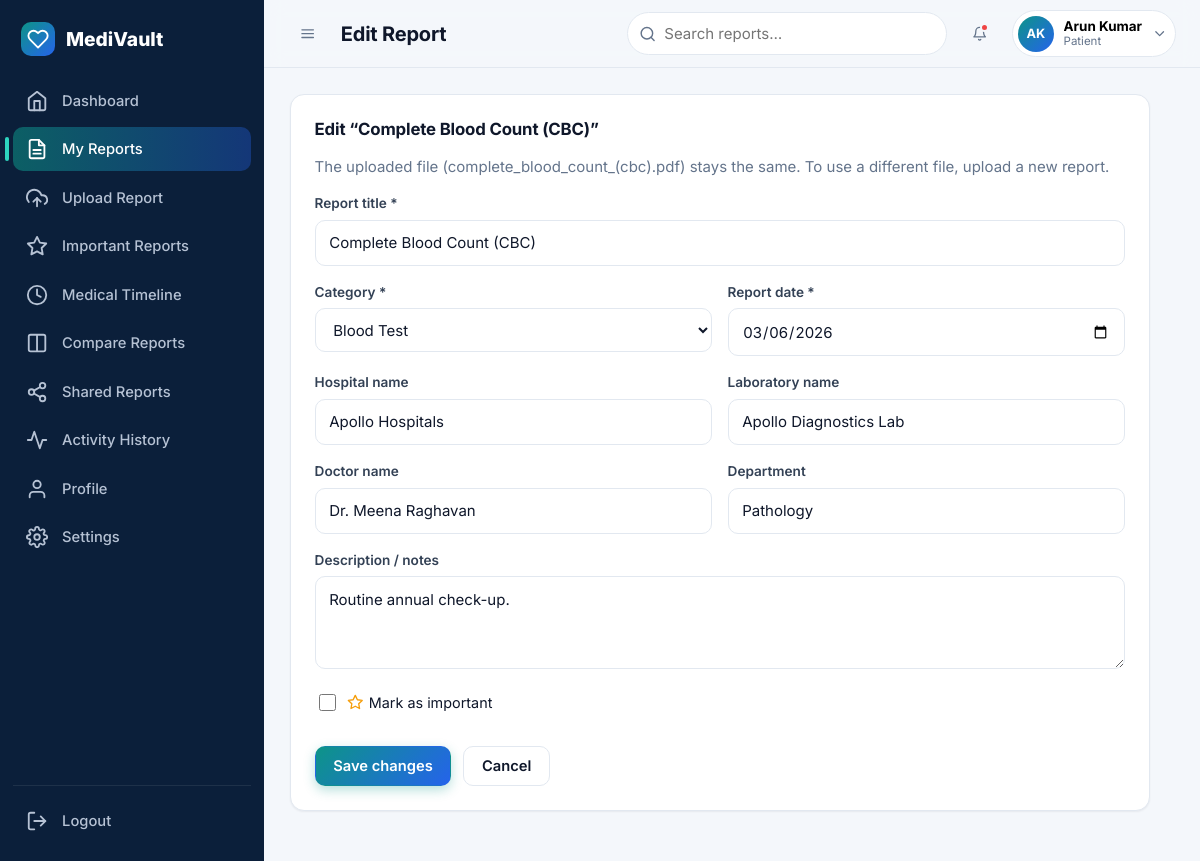
The page /reports/1/edit (signed in) on the database its author committed.
### tables this page shows
CREATE TABLE users (
    id            INTEGER PRIMARY KEY AUTOINCREMENT,
    name          TEXT NOT NULL,
    email         TEXT NOT NULL UNIQUE,
    phone         TEXT,
    password_hash TEXT NOT NULL,
    role          TEXT NOT NULL CHECK (role IN ('patient','doctor','admin')),
    is_active     INTEGER NOT NULL DEFAULT 1,
    created_at    TEXT NOT NULL,
    updated_at    TEXT NOT NULL
);

CREATE TABLE reports (
    id              INTEGER PRIMARY KEY AUTOINCREMENT,
    patient_id      INTEGER NOT NULL REFERENCES patients(id) ON DELETE CASCADE,
    category_id     INTEGER NOT NULL REFERENCES report_categories(id),
    title           TEXT NOT NULL,
    hospital_name   TEXT,
    laboratory_name TEXT,
    doctor_name     TEXT,
    department      TEXT,
    report_date     TEXT NOT NULL,
    notes           TEXT,
    is_important    INTEGER NOT NULL DEFAULT 0,
    file_name       TEXT NOT NULL,
    stored_name     TEXT NOT NULL UNIQUE,
    file_type       TEXT NOT NULL,
    file_size       INTEGER NOT NULL,
    file_hash       TEXT NOT NULL,
    uploaded_at     TEXT NOT NULL,
    updated_at      TEXT NOT NULL
);

### routes/patient.py (the view, shortened to what this page needs)
@bp.route("/reports/<int:report_id>/edit", methods=["GET", "POST"])
@patient_only
def edit_report(report_id):
    report = dict(owned_report(report_id))
    errors = {}
    return render_template("edit_report.html", report=report, errors=errors, categories=report_model.categories(),
                           today=datetime.now().strftime("%Y-%m-%d"))

### models/__init__.py (called while the page is built)
def connect(path):
    conn = sqlite3.connect(path)
    conn.row_factory = sqlite3.Row
    conn.execute("PRAGMA foreign_keys = ON")
    return conn

def get_db():
    if "db" not in g:
        g.db = connect(current_app.config["DATABASE"])
    return g.db

def query(sql, args=(), one=False):
    cur = get_db().execute(sql, args)
    rows = cur.fetchall()
    cur.close()
    if one:
        return rows[0] if rows else None
    return rows

### models/activity.py (called while the page is built)
def for_user(user_id, limit=200):
    return query(_BASE + "WHERE a.user_id = ? OR a.target_user_id = ? ORDER BY a.created_at DESC, a.id DESC LIMIT ?",
                 (user_id, user_id, limit))

### models/patient.py (called while the page is built)
def get_by_user(user_id):
    pat = query("SELECT * FROM patients WHERE user_id = ?", (user_id,), one=True)
    if pat and not pat["qr_token"]:
        ensure_qr_token(pat["id"])
        pat = query("SELECT * FROM patients WHERE user_id = ?", (user_id,), one=True)
    return pat

### models/report.py (called while the page is built)
def categories():
    return query("SELECT * FROM report_categories ORDER BY id")

def get(report_id):
    return query(_SELECT + "WHERE r.id = ?", (report_id,), one=True)

### models/user.py (called while the page is built)
def get_by_id(user_id):
    return query("SELECT * FROM users WHERE id = ?", (user_id,), one=True)

### routes/patient.py (called while the page is built)
def owned_report(report_id):
    report = report_model.get(report_id)
    if report is None:
        raise AppError(404, "Report not found.")
    if report["patient_id"] != g.patient["id"]:
        raise AppError(403, "You are not authorized to access this report.")
    return report

### utils/auth.py (called while the page is built)
def login_required(view):
    @wraps(view)
    def wrapped(*args, **kwargs):
        if g.user is None:
            if wants_json():
                return jsonify(ok=False, message="Please log in to continue."), 401
            flash("Please log in to continue.", "error")
            return redirect(url_for("auth.login", next=request.path))
        return view(*args, **kwargs)
    return wrapped

def role_required(*roles):
    def decorator(view):
        @wraps(view)
        @login_required
        def wrapped(*args, **kwargs):
            if g.user["role"] not in roles:
                abort(403)
            if g.user["role"] == "patient":
                g.patient = patient_model.get_by_user(g.user["id"])
            elif g.user["role"] == "doctor":
                g.doctor = doctor_model.get_by_user(g.user["id"])
            return view(*args, **kwargs)
        return wrapped
    return decorator

### templates/edit_report.html (shortened to what this page needs)
{% extends 'base.html' %}
{% from '_macros.html' import icon %}
{% block page_title %}Edit Report{% endblock %}
{% block content %}
<div class="card narrow-card wide">
  <div class="card-header"><h3 class="card-title">Edit “{{ report.title }}”</h3></div>
  <p class="muted">The uploaded file ({{ report.file_name }}) stays the same. To use a different file, upload a new report.</p>
  <form method="post" novalidate>
    {% with r = report %}{% include '_report_fields.html' %}{% endwith %}
    <div class="btn-row"><button class="btn btn-primary" type="submit">Save changes</button>
      <a class="btn btn-outline" href="{{ url_for('patient.report_details', report_id=report.id) }}">Cancel</a></div>
  </form>
</div>
{% endblock %}

### templates/base.html (shortened to what this page needs)
{% import '_macros.html' as m with context %}
<!DOCTYPE html>
<html lang="en">
<head>
  <link rel="stylesheet" href="{{ url_for('static', filename='css/style.css') }}">
  <link rel="stylesheet" href="{{ url_for('static', filename='css/dashboard.css') }}">
  <link rel="stylesheet" href="{{ url_for('static', filename='css/animations.css') }}">
</head>
<body class="{% block body_class %}{% endblock %}">
{% if current_user %}
{% set role = current_user.role %}
{% set search_action = url_for('patient.reports') if role == 'patient' else (url_for('doctor.reports') if role == 'doctor' else url_for('admin.users')) %}
{% macro nav_item(endpoint, ic, label, also=[]) %}
  <a class="nav-link {{ 'active' if request.endpoint == endpoint or request.endpoint in also }}" href="{{ url_for(endpoint) }}" title="{{ label }}">
    {{ m.icon(ic) }}<span class="nav-label">{{ label }}</span></a>
{% endmacro %}
<div class="app" id="app">
  <aside class="sidebar" id="sidebar">
    <div class="sidebar-brand">
      <span class="logo">{{ m.icon('heart') }}</span><span class="brand-text">MediVault</span>
    </div>
    <nav class="nav" id="nav">
      <span class="nav-indicator" id="navIndicator"></span>
      {% if role == 'patient' %}
        {{ nav_item('patient.dashboard', 'home', 'Dashboard') }}
        {{ nav_item('patient.reports', 'file', 'My Reports', ['patient.report_details','patient.edit_report','patient.share_report']) }}
        {{ nav_item('patient.upload_report', 'upload', 'Upload Report') }}
        {{ nav_item('patient.important_reports', 'star', 'Important Reports') }}
        {{ nav_item('patient.timeline', 'clock', 'Medical Timeline') }}
        {{ nav_item('patient.compare', 'columns', 'Compare Reports') }}
        {{ nav_item('patient.shared_reports', 'share', 'Shared Reports') }}
        {{ nav_item('patient.activities', 'activity', 'Activity History') }}
      {% elif role == 'doctor' %}
        {{ nav_item('doctor.dashboard', 'home', 'Dashboard') }}
        {{ nav_item('doctor.reports', 'folder', 'Shared Reports', ['doctor.report_details']) }}
      {% else %}
        {{ nav_item('admin.dashboard', 'home', 'Dashboard') }}
        {{ nav_item('admin.users', 'users', 'Users', ['admin.user_detail']) }}
        {{ nav_item('admin.categories', 'folder', 'Categories') }}
        {{ nav_item('admin.activity', 'activity', 'Activity Logs') }}
      {% endif %}
      {{ nav_item('patient.profile', 'user', 'Profile', ['patient.edit_profile']) }}
      {{ nav_item('patient.settings', 'settings', 'Settings') }}
    </nav>
    <form method="post" action="{{ url_for('auth.logout') }}" class="sidebar-foot">
      <button class="nav-link logout-btn" type="submit">{{ m.icon('logout') }}<span class="nav-label">Logout</span></button>
    </form>
  </aside>
  <div class="main">
    <header class="topbar">
      <button class="icon-btn" id="sidebarToggle" aria-label="Toggle sidebar">{{ m.icon('menu') }}</button>
      <h1 class="page-title">{% block page_title %}Dashboard{% endblock %}</h1>
      <form class="top-search" action="{{ search_action }}" method="get" role="search">
        {{ m.icon('search') }}
        <input type="search" name="q" placeholder="{{ 'Search reports…' if role == 'patient' else ('Search shared reports…' if role == 'doctor' else 'Search users…') }}" aria-label="Search">
      </form>
      <div class="dropdown" id="notifDropdown">
        <button class="icon-btn" data-dropdown aria-label="Notifications">{{ m.icon('bell') }}{% if has_new_notifications %}<span class="notif-dot"></span>{% endif %}</button>
      </div>
      <div class="dropdown" id="userDropdown">
        <button class="user-chip" data-dropdown aria-label="Account menu">
          <span class="avatar">{{ current_user.name|initials }}</span>
          <span class="user-meta"><strong>{{ current_user.name }}</strong><small>{{ role|capitalize }}</small></span>
          {{ m.icon('chevron-down', 'chev') }}
        </button>
      </div>
    </header>
    <main class="content page-enter" id="content">
      {% block content %}{% endblock %}
    </main>
  </div>
</div>
{% else %}
  {% block public %}{% endblock %}
{% endif %}
</body>
</html>

### templates/_report_fields.html (shortened to what this page needs)
{% from '_macros.html' import icon, field_error %}
<div class="form-grid">
  <div class="form-group span-2 {{ 'has-error' if errors.get('title') }}">
    <label class="form-label" for="title">Report title *</label>
    <input class="form-control" type="text" id="title" name="title" maxlength="150" required value="{{ r.get('title','') }}" placeholder="e.g. Complete Blood Count">
  </div>
  <div class="form-group {{ 'has-error' if errors.get('category_id') }}">
    <label class="form-label" for="category_id">Category *</label>
    <select class="form-control" id="category_id" name="category_id" required>
      {% for c in categories %}<option value="{{ c.id }}" {{ 'selected' if r.get('category_id') == c.id }}>{{ c.name }}</option>{% endfor %}
    </select>{{ field_error(errors, 'category_id') }}
  </div>
  <div class="form-group {{ 'has-error' if errors.get('report_date') }}">
    <label class="form-label" for="report_date">Report date *</label>
    <input class="form-control" type="date" id="report_date" name="report_date" required max="{{ today }}" value="{{ r.get('report_date', today) }}">
  </div>
  <div class="form-group"><label class="form-label" for="hospital_name">Hospital name</label>
    <input class="form-control" type="text" id="hospital_name" name="hospital_name" maxlength="120" value="{{ r.get('hospital_name') or '' }}" placeholder="e.g. Apollo Hospitals"></div>
  <div class="form-group"><label class="form-label" for="laboratory_name">Laboratory name</label>
    <input class="form-control" type="text" id="laboratory_name" name="laboratory_name" maxlength="120" value="{{ r.get('laboratory_name') or '' }}" placeholder="e.g. MetroLab Diagnostics"></div>
  <div class="form-group"><label class="form-label" for="doctor_name">Doctor name</label>
    <input class="form-control" type="text" id="doctor_name" name="doctor_name" maxlength="120" value="{{ r.get('doctor_name') or '' }}" placeholder="e.g. Dr. Meena Raghavan"></div>
  <div class="form-group"><label class="form-label" for="department">Department</label>
    <input class="form-control" type="text" id="department" name="department" maxlength="120" value="{{ r.get('department') or '' }}" placeholder="e.g. Pathology"></div>
  <div class="form-group span-2"><label class="form-label" for="notes">Description / notes</label>
    <textarea class="form-control" id="notes" name="notes" rows="3" maxlength="2000" placeholder="Anything you want to remember about this report">{{ r.get('notes') or '' }}</textarea></div>
  <label class="check span-2 star-check"><input type="checkbox" name="is_important" value="1" {{ 'checked' if r.get('is_important') }}> <span>{{ icon('star') }} Mark as important</span></label>
</div>

### static/css/style.css (style rules this page uses)
:root { --primary: #0d9488; --primary-dark: #0f766e; --primary-soft: #ccfbf1; --accent: #2563eb; --bg: #f4f7fb; --surface: #ffffff; --text: #0f172a; --muted: #64748b; --border: #e2e8f0; --success: #10b981; --warning: #f59e0b; --danger: #ef4444; --info: #3b82f6; --star: #f59e0b; --radius-sm: 8px; --radius: 14px; --radius-lg: 20px; --shadow-sm: 0 1px 2px rgba(15,23,42,.06); --shadow: 0 4px 16px rgba(15,23,42,.07); --shadow-lg: 0 18px 40px rgba(15,23,42,.14); --space-1: .25rem; --space-2: .5rem; --space-3: .75rem; --space-4: 1rem; --space-5: 1.5rem; --space-6: 2rem; --space-7: 3rem; --font: "Inter", system-ui, -apple-system, "Segoe UI", Roboto, Helvetica, Arial, sans-serif; --grad: linear-gradient(135deg, #0d9488 0%, #2563eb 100%); --ease: cubic-bezier(.22,.61,.36,1); }
*, *::before, *::after { box-sizing: border-box; }
html { scroll-behavior: smooth; }
body { margin: 0; font-family: var(--font); color: var(--text); background: var(--bg); line-height: 1.55; font-size: 15px; -webkit-font-smoothing: antialiased; }
h1, h2, h3, h4 { margin: 0 0 .4em; line-height: 1.2; letter-spacing: -.01em; }
p { margin: 0 0 1em; }
a { color: var(--primary-dark); text-decoration: none; }
.muted { color: var(--muted); }
.btn { display: inline-flex; align-items: center; justify-content: center; gap: .5rem; padding: .62rem 1.1rem; border: 1px solid transparent; border-radius: 10px; font: 600 .92rem var(--font); cursor: pointer; text-decoration: none !important; transition: transform .15s var(--ease), box-shadow .2s, background .2s, border-color .2s, color .2s; white-space: nowrap; }
.btn-primary { background: var(--grad); color: #fff; box-shadow: 0 4px 12px rgba(13,148,136,.3); }
.btn-outline { background: var(--surface); border-color: var(--border); color: var(--text); }
.btn-row { display: flex; gap: .75rem; flex-wrap: wrap; margin-top: var(--space-4); align-items: center; }
.icon-btn { position: relative; display: inline-grid; place-items: center; width: 40px; height: 40px; border: 0; border-radius: 10px; background: transparent; color: var(--muted); cursor: pointer; transition: background .2s, color .2s; }
.card { background: var(--surface); border: 1px solid var(--border); border-radius: var(--radius); padding: var(--space-5); box-shadow: var(--shadow-sm); transition: box-shadow .25s, transform .25s; margin-bottom: var(--space-5); }
.card-header { display: flex; align-items: center; justify-content: space-between; gap: 1rem; margin-bottom: var(--space-4); }
.card-title { margin: 0; font-size: 1.05rem; }
.narrow-card { max-width: 560px; }
.narrow-card.wide { max-width: 860px; }
.form-group { margin-bottom: var(--space-4); position: relative; }
.form-label { display: block; font-weight: 600; font-size: .85rem; margin-bottom: .35rem; color: #334155; }
.form-control { width: 100%; padding: .65rem .85rem; border: 1px solid var(--border); border-radius: 10px; background: #fff; font: inherit; color: var(--text); transition: border-color .2s, box-shadow .2s; }
textarea.form-control { resize: vertical; }
select.form-control { appearance: auto; }
.form-grid { display: grid; grid-template-columns: 1fr 1fr; gap: 0 var(--space-4); }
.span-2 { grid-column: span 2; }
.check { display: inline-flex; align-items: center; gap: .55rem; cursor: pointer; font-size: .9rem; margin-bottom: var(--space-4); }
.check input { width: 17px; height: 17px; accent-color: var(--primary); }
.star-check span { display: inline-flex; gap: .3rem; align-items: center; }
.avatar { display: inline-grid; place-items: center; width: 36px; height: 36px; border-radius: 50%; background: var(--grad); color: #fff; font-weight: 700; font-size: .8rem; flex: none; }
.logo { display: inline-grid; place-items: center; width: 34px; height: 34px; border-radius: 10px; background: var(--grad); color: #fff; }
.dropdown { position: relative; }

### static/css/animations.css (style rules this page uses)
.page-enter { animation: fadeIn .35s ease, slideUp .4s var(--ease); }

### rows shown on the page
users: q "Search reports…", name|initials "AK", name "Arun Kumar", role "Patient"
reports: title "Complete Blood Count (CBC)", file_name "complete_blood_count_(cbc).pdf", report_date "03/06/2026", hospital_name "Apollo Hospitals", laboratory_name "Apollo Diagnostics Lab", doctor_name "Dr. Meena Raghavan", department "Pathology", notes "Routine annual check-up."

### other values the page prints
{{ label }} "Dashboard My Reports Upload Report Important Reports Medical Timeline Compare Reports Shared Reports Activity History Profile Settings"
form field category_id "Blood Test"
